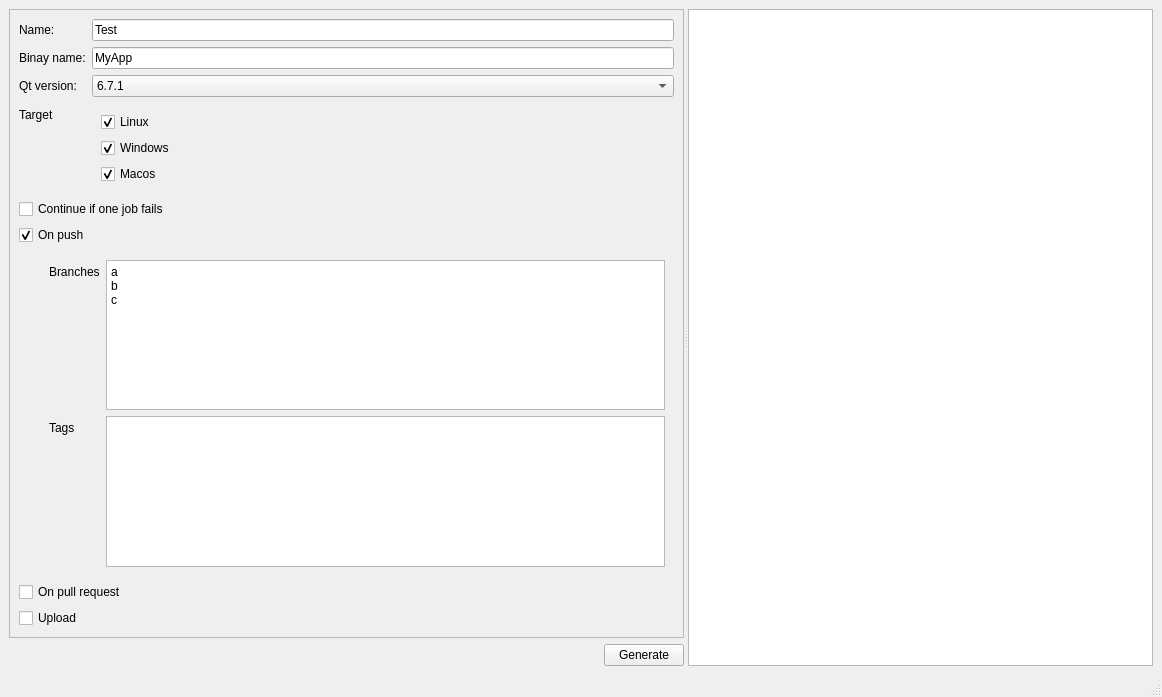
<?xml version="1.0" encoding="UTF-8"?>
<ui version="4.0">
 <class>MainWindow</class>
 <widget class="QMainWindow" name="MainWindow">
  <property name="geometry">
   <rect>
    <x>0</x>
    <y>0</y>
    <width>1162</width>
    <height>697</height>
   </rect>
  </property>
  <property name="windowTitle">
   <string>MainWindow</string>
  </property>
  <widget class="QWidget" name="centralwidget">
   <layout class="QVBoxLayout" name="verticalLayout_3">
    <item>
     <widget class="QSplitter" name="splitter">
      <property name="orientation">
       <enum>Qt::Horizontal</enum>
      </property>
      <widget class="QWidget" name="" native="true">
       <property name="sizePolicy">
        <sizepolicy hsizetype="Maximum" vsizetype="Preferred">
         <horstretch>0</horstretch>
         <verstretch>0</verstretch>
        </sizepolicy>
       </property>
       <layout class="QVBoxLayout" name="verticalLayout_5">
        <item>
         <widget class="QScrollArea" name="scrollArea">
          <property name="widgetResizable">
           <bool>true</bool>
          </property>
          <widget class="QWidget" name="scrollAreaWidgetContents">
           <property name="geometry">
            <rect>
             <x>0</x>
             <y>0</y>
             <width>274</width>
             <height>598</height>
            </rect>
           </property>
           <layout class="QVBoxLayout" name="verticalLayout_2">
            <item>
             <layout class="QFormLayout" name="formLayout">
              <item row="0" column="0">
               <widget class="QLabel" name="label">
                <property name="text">
                 <string>Name:</string>
                </property>
               </widget>
              </item>
              <item row="0" column="1">
               <widget class="QLineEdit" name="lineEditName">
                <property name="text">
                 <string>Test</string>
                </property>
               </widget>
              </item>
              <item row="1" column="0">
               <widget class="QLabel" name="label_2">
                <property name="text">
                 <string>Binay name:</string>
                </property>
               </widget>
              </item>
              <item row="1" column="1">
               <widget class="QLineEdit" name="lineEditBinaryName">
                <property name="text">
                 <string>MyApp</string>
                </property>
               </widget>
              </item>
              <item row="2" column="0">
               <widget class="QLabel" name="label_6">
                <property name="text">
                 <string>Qt version:</string>
                </property>
               </widget>
              </item>
              <item row="2" column="1">
               <widget class="QComboBox" name="comboBoxQtVersion">
                <item>
                 <property name="text">
                  <string>6.7.1</string>
                 </property>
                </item>
                <item>
                 <property name="text">
                  <string>6.6.3</string>
                 </property>
                </item>
                <item>
                 <property name="text">
                  <string>6.5.3</string>
                 </property>
                </item>
                <item>
                 <property name="text">
                  <string>6.4.3</string>
                 </property>
                </item>
                <item>
                 <property name="text">
                  <string>6.3.2</string>
                 </property>
                </item>
                <item>
                 <property name="text">
                  <string>6.2.4</string>
                 </property>
                </item>
                <item>
                 <property name="text">
                  <string>6.0.4</string>
                 </property>
                </item>
               </widget>
              </item>
              <item row="3" column="0">
               <widget class="QLabel" name="label_3">
                <property name="text">
                 <string>Target</string>
                </property>
               </widget>
              </item>
              <item row="3" column="1">
               <widget class="QWidget" name="" native="true">
                <layout class="QVBoxLayout" name="verticalLayout">
                 <item>
                  <widget class="QCheckBox" name="checkBoxLinux">
                   <property name="text">
                    <string>Linux</string>
                   </property>
                   <property name="checked">
                    <bool>true</bool>
                   </property>
                  </widget>
                 </item>
                 <item>
                  <widget class="QCheckBox" name="checkBoxWindows">
                   <property name="text">
                    <string>Windows</string>
                   </property>
                   <property name="checked">
                    <bool>true</bool>
                   </property>
                  </widget>
                 </item>
                 <item>
                  <widget class="QCheckBox" name="checkBoxMacos">
                   <property name="text">
                    <string>Macos</string>
                   </property>
                   <property name="checked">
                    <bool>true</bool>
                   </property>
                  </widget>
                 </item>
                 <item>
                  <spacer name="verticalSpacer_2">
                   <property name="orientation">
                    <enum>Qt::Vertical</enum>
                   </property>
                   <property name="sizeHint" stdset="0">
                    <size>
                     <width>20</width>
                     <height>40</height>
                    </size>
                   </property>
                  </spacer>
                 </item>
                </layout>
               </widget>
              </item>
             </layout>
            </item>
            <item>
             <widget class="QCheckBox" name="checkBoxFailFast">
              <property name="text">
               <string>Continue if one job fails</string>
              </property>
             </widget>
            </item>
            <item>
             <widget class="QCheckBox" name="checkBoxOnPush">
              <property name="text">
               <string>On push</string>
              </property>
              <property name="checked">
               <bool>true</bool>
              </property>
             </widget>
            </item>
            <item>
             <widget class="QWidget" name="widgetBranchesAndTags" native="true">
              <layout class="QFormLayout" name="formLayout_5">
               <property name="leftMargin">
                <number>30</number>
               </property>
               <item row="0" column="0">
                <widget class="QLabel" name="label_4">
                 <property name="text">
                  <string>Branches</string>
                 </property>
                </widget>
               </item>
               <item row="0" column="1">
                <widget class="QPlainTextEdit" name="plainTextEditPushBranches">
                 <property name="plainText">
                  <string>a
b
c</string>
                 </property>
                </widget>
               </item>
               <item row="1" column="0">
                <widget class="QLabel" name="label_5">
                 <property name="text">
                  <string>Tags</string>
                 </property>
                </widget>
               </item>
               <item row="1" column="1">
                <widget class="QPlainTextEdit" name="plainTextEditPushTags"/>
               </item>
              </layout>
             </widget>
            </item>
            <item>
             <widget class="QCheckBox" name="checkBoxOnPullRequest">
              <property name="text">
               <string>On pull request</string>
              </property>
             </widget>
            </item>
            <item>
             <widget class="QCheckBox" name="checkBoxUpload">
              <property name="text">
               <string>Upload</string>
              </property>
             </widget>
            </item>
           </layout>
          </widget>
         </widget>
        </item>
        <item>
         <layout class="QHBoxLayout" name="horizontalLayout">
          <item>
           <spacer name="horizontalSpacer">
            <property name="orientation">
             <enum>Qt::Horizontal</enum>
            </property>
            <property name="sizeHint" stdset="0">
             <size>
              <width>40</width>
              <height>20</height>
             </size>
            </property>
           </spacer>
          </item>
          <item>
           <widget class="QPushButton" name="pushButtonGenerate">
            <property name="text">
             <string>Generate</string>
            </property>
           </widget>
          </item>
         </layout>
        </item>
       </layout>
      </widget>
      <widget class="QTextBrowser" name="textBrowserBuildOutput">
       <property name="font">
        <font>
         <family>Hack</family>
         <pointsize>10</pointsize>
         <italic>false</italic>
         <bold>false</bold>
        </font>
       </property>
      </widget>
     </widget>
    </item>
   </layout>
  </widget>
  <widget class="QMenuBar" name="menubar">
   <property name="geometry">
    <rect>
     <x>0</x>
     <y>0</y>
     <width>1162</width>
     <height>22</height>
    </rect>
   </property>
  </widget>
  <widget class="QStatusBar" name="statusbar"/>
 </widget>
 <resources/>
 <connections>
  <connection>
   <sender>checkBoxOnPush</sender>
   <signal>toggled(bool)</signal>
   <receiver>widgetBranchesAndTags</receiver>
   <slot>setEnabled(bool)</slot>
   <hints>
    <hint type="sourcelabel">
     <x>51</x>
     <y>273</y>
    </hint>
    <hint type="destinationlabel">
     <x>30</x>
     <y>341</y>
    </hint>
   </hints>
  </connection>
 </connections>
</ui>
